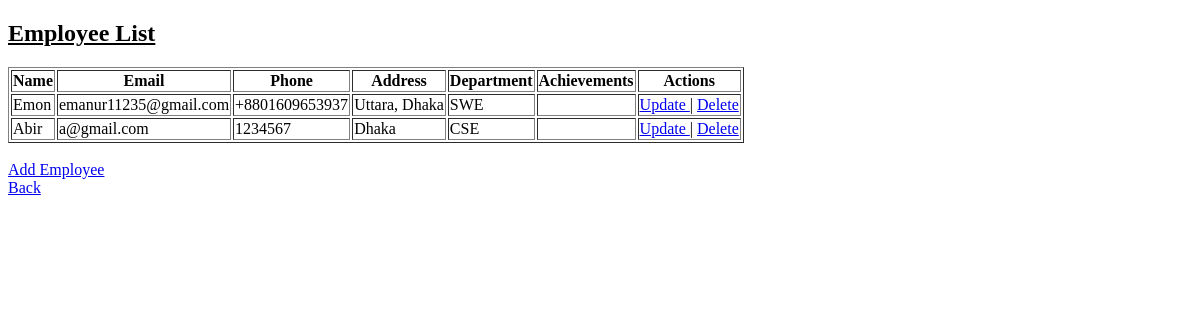
Before: /employee-list/ with the older database file.
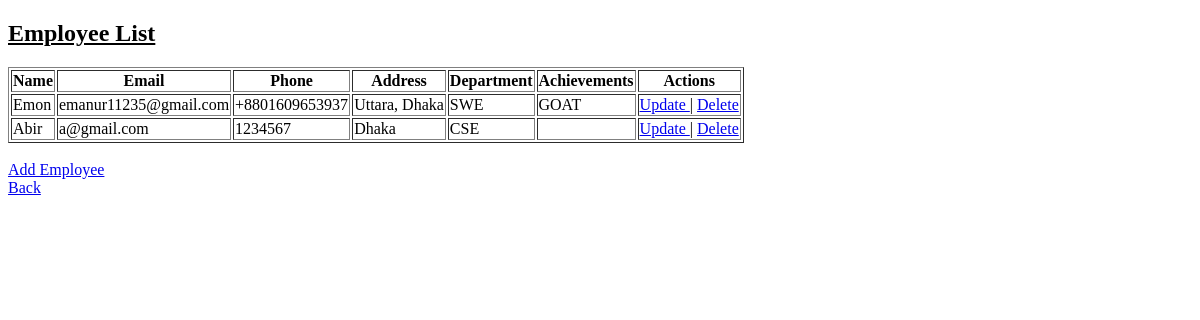
After: the same page with the newer database file.
### employee_app/models.py (models this page shows, shortened)
class Employee(models.Model):
    name = models.CharField(max_length = 100)
    email = models.EmailField(unique = True)
    phone = models.CharField(max_length = 15)
    address = models.TextField(blank = True)
    department = models.ForeignKey(Department, on_delete = models.CASCADE)
    achievements = models.ManyToManyField(Achievement, through = "AchievementEmployee")

class Department(models.Model):
    name = models.CharField(max_length = 100, unique = True)
    def __str__(self):
        return self.name

class Achievement(models.Model):
    name = models.CharField(max_length = 100, unique = True)

### employee_app/views.py (the view)
# urls.py: path('employee-list/', views.employees_list, name = 'employee-list'),
def employees_list(request):
    employees = Employee.objects.all()
    return render(request, 'employee_app/employee_list.html', context = {'employees': employees})

### templates/employee_app/employee_list.html (shortened to what this page needs)
<!DOCTYPE html>
<html lang="en">
<head>
</head>
<body>
    <h2> <u> Employee List </u> </h2>
    {% if employees %}
        <table border="1px">
            <tr>
                <th>Name</th>
                <th>Email</th>
                <th>Phone</th>
                <th>Address</th>
                <th>Department</th>
                <th>Achievements</th>
                <th> Actions </th>
            </tr>
            {% for employee in employees %}
            <tr>
                <td>{{ employee.name }}</td>
                <td>{{ employee.email }}</td>
                <td>{{ employee.phone }}</td>
                <td>{{ employee.address }}</td>
                <td>{{ employee.department }}</td>
                <td>
                    {% for ach in employee.achievements.all %}
                        {{ ach.name }} {% if not forloop.last %}, {% endif %}
                    {% endfor %}
                </td>
                <td> <a href="{% url 'update-employee' employee.id %}"> Update </a> | <a href="{% url 'delete-employee' employee.id %}"> Delete </a> </td>
            </tr>
            {% endfor %}
        </table>
    {% else %}
        <h2>No Employee Found</h2>
    {% endif %}
    <br>
    <a href="{% url 'add-employee' %}">Add Employee</a>
    <br>
    <a href="{% url 'home' %}"> Back </a>
</body>
</html>

Changed rows visible on the page:
added Achievement: name "GOAT", shown under Employee "Emon"
